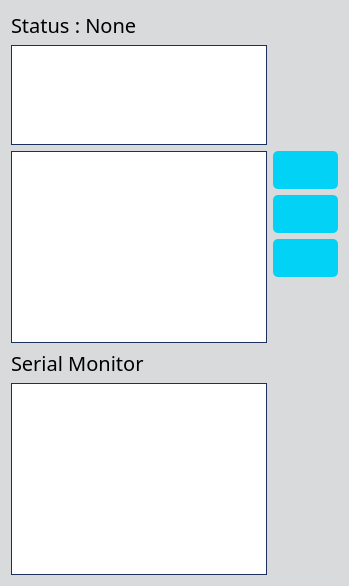
         <widget class="QFrame" name="frame_2">
          <property name="styleSheet">
           <string notr="true">background-color:#d9dadb;
border-radius: 10px;</string>
          </property>
          <property name="frameShape">
           <enum>QFrame::StyledPanel</enum>
          </property>
          <property name="frameShadow">
           <enum>QFrame::Raised</enum>
          </property>
          <layout class="QGridLayout" name="gridLayout_6">
           <item row="1" column="0">
            <widget class="QTableView" name="sensorRangeView">
             <property name="enabled">
              <bool>true</bool>
             </property>
             <property name="sizePolicy">
              <sizepolicy hsizetype="Preferred" vsizetype="Expanding">
               <horstretch>0</horstretch>
               <verstretch>0</verstretch>
              </sizepolicy>
             </property>
             <property name="maximumSize">
              <size>
               <width>520</width>
               <height>100</height>
              </size>
             </property>
             <property name="font">
              <font>
               <family>SCG</family>
               <pointsize>15</pointsize>
              </font>
             </property>
             <property name="cursor" stdset="0">
              <cursorShape>ArrowCursor</cursorShape>
             </property>
             <property name="contextMenuPolicy">
              <enum>Qt::PreventContextMenu</enum>
             </property>
             <property name="styleSheet">
              <string notr="true">	border:1px solid #1c305c;
background-color:white;
    border-radius: 0px;
    padding: 0px 0px;</string>
             </property>
             <property name="alternatingRowColors">
              <bool>true</bool>
             </property>
            </widget>
           </item>
           <item row="3" column="0">
            <widget class="QTableView" name="devicesTableView">
             <property name="enabled">
              <bool>true</bool>
             </property>
             <property name="sizePolicy">
              <sizepolicy hsizetype="Expanding" vsizetype="Expanding">
               <horstretch>0</horstretch>
               <verstretch>0</verstretch>
              </sizepolicy>
             </property>
             <property name="font">
              <font>
               <family>SCG</family>
               <pointsize>15</pointsize>
              </font>
             </property>
             <property name="cursor" stdset="0">
              <cursorShape>ArrowCursor</cursorShape>
             </property>
             <property name="contextMenuPolicy">
              <enum>Qt::PreventContextMenu</enum>
             </property>
             <property name="styleSheet">
              <string notr="true">	border:1px solid #1c305c;
background-color:white;
    border-radius: 0px;
    padding: 0px 0px;</string>
             </property>
             <property name="alternatingRowColors">
              <bool>true</bool>
             </property>
            </widget>
           </item>
           <item row="0" column="0">
            <layout class="QHBoxLayout" name="horizontalLayout">
             <item>
              <widget class="QLabel" name="flashStatusLabel">
               <property name="font">
                <font>
                 <family>SCG</family>
                 <pointsize>15</pointsize>
                 <weight>50</weight>
                 <bold>false</bold>
                </font>
               </property>
               <property name="cursor">
                <cursorShape>ArrowCursor</cursorShape>
               </property>
               <property name="contextMenuPolicy">
                <enum>Qt::PreventContextMenu</enum>
               </property>
               <property name="text">
                <string>Status : None</string>
               </property>
              </widget>
             </item>
            </layout>
           </item>
           <item row="4" column="0">
            <widget class="QLabel" name="label_28">
             <property name="maximumSize">
              <size>
               <width>16777210</width>
               <height>16777210</height>
              </size>
             </property>
             <property name="font">
              <font>
               <family>SCG</family>
               <pointsize>15</pointsize>
               <weight>50</weight>
               <bold>false</bold>
              </font>
             </property>
             <property name="styleSheet">
              <string notr="true">color:black;</string>
             </property>
             <property name="text">
              <string>Serial Monitor</string>
             </property>
            </widget>
           </item>
           <item row="5" column="0">
            <widget class="QTextEdit" name="serial_monitor">
             <property name="font">
              <font>
               <family>SCG</family>
               <pointsize>15</pointsize>
              </font>
             </property>
             <property name="focusPolicy">
              <enum>Qt::StrongFocus</enum>
             </property>
             <property name="styleSheet">
              <string notr="true">	border:1px solid #1c305c;
background-color:white;
color:#1c305c;
    border-radius: 0px;
    padding: 0px 0px;</string>
             </property>
             <property name="readOnly">
              <bool>true</bool>
             </property>
            </widget>
           </item>
           <item row="3" column="1">
            <layout class="QVBoxLayout" name="verticalLayout_2">
             <item>
              <widget class="QPushButton" name="addGoodDeviceButton">
               <property name="maximumSize">
                <size>
                 <width>16777215</width>
                 <height>16777215</height>
                </size>
               </property>
               <property name="font">
                <font>
                 <family>SCG</family>
                 <pointsize>15</pointsize>
                 <weight>75</weight>
                 <bold>true</bold>
                </font>
               </property>
               <property name="cursor">
                <cursorShape>PointingHandCursor</cursorShape>
               </property>
               <property name="contextMenuPolicy">
                <enum>Qt::PreventContextMenu</enum>
               </property>
               <property name="whatsThis">
                <string/>
               </property>
               <property name="styleSheet">
                <string notr="true">QPushButton {
    background-color: #02d2f5; /* Green */
    color: white;
    border: none;
    border-radius: 5px;
    padding: 5px 5px;
}

QPushButton:hover {
    background-color: #1ac1dd; /* Darker Green */
}

QPushButton:pressed {
    background-color: #2eb3ca; /* Even Darker Green when pressed */
}</string>
               </property>
               <property name="text">
                <string/>
               </property>
               <property name="icon">
                <iconset resource="../../../SCG/04_Code/Assembly/SDE-Inspection/sde.qrc">
                 <normaloff>:/icon/assets/eye-2-64.ico</normaloff>:/icon/assets/eye-2-64.ico</iconset>
               </property>
               <property name="iconSize">
                <size>
                 <width>35</width>
                 <height>35</height>
                </size>
               </property>
               <property name="autoRepeatInterval">
                <number>101</number>
               </property>
              </widget>
             </item>
             <item>
              <widget class="QPushButton" name="clearListButton">
               <property name="maximumSize">
                <size>
                 <width>16777215</width>
                 <height>16777215</height>
                </size>
               </property>
               <property name="font">
                <font>
                 <family>SCG</family>
                 <pointsize>15</pointsize>
                 <weight>75</weight>
                 <bold>true</bold>
                </font>
               </property>
               <property name="cursor">
                <cursorShape>PointingHandCursor</cursorShape>
               </property>
               <property name="contextMenuPolicy">
                <enum>Qt::PreventContextMenu</enum>
               </property>
               <property name="whatsThis">
                <string/>
               </property>
               <property name="styleSheet">
                <string notr="true">QPushButton {
    background-color: #02d2f5; /* Green */
    color: white;
    border: none;
    border-radius: 5px;
    padding: 5px 5px;
}

QPushButton:hover {
    background-color: #1ac1dd; /* Darker Green */
}

QPushButton:pressed {
    background-color: #2eb3ca; /* Even Darker Green when pressed */
}</string>
               </property>
               <property name="text">
                <string/>
               </property>
               <property name="icon">
                <iconset resource="../../../SCG/04_Code/Assembly/SDE-Inspection/sde.qrc">
                 <normaloff>:/icon/assets/delete-property-64 (2).ico</normaloff>:/icon/assets/delete-property-64 (2).ico</iconset>
               </property>
               <property name="iconSize">
                <size>
                 <width>35</width>
                 <height>35</height>
                </size>
               </property>
               <property name="autoRepeatInterval">
                <number>101</number>
               </property>
              </widget>
             </item>
             <item>
              <widget class="QPushButton" name="printNowButton">
               <property name="maximumSize">
                <size>
                 <width>16777215</width>
                 <height>16777215</height>
                </size>
               </property>
               <property name="font">
                <font>
                 <family>SCG</family>
                 <pointsize>15</pointsize>
                 <weight>75</weight>
                 <bold>true</bold>
                </font>
               </property>
               <property name="cursor">
                <cursorShape>PointingHandCursor</cursorShape>
               </property>
               <property name="contextMenuPolicy">
                <enum>Qt::PreventContextMenu</enum>
               </property>
               <property name="whatsThis">
                <string/>
               </property>
               <property name="styleSheet">
                <string notr="true">QPushButton {
    background-color: #02d2f5; /* Green */
    color: white;
    border: none;
    border-radius: 5px;
    padding: 5px 5px;
}

QPushButton:hover {
    background-color: #1ac1dd; /* Darker Green */
}

QPushButton:pressed {
    background-color: #2eb3ca; /* Even Darker Green when pressed */
}</string>
               </property>
               <property name="text">
                <string/>
               </property>
               <property name="icon">
                <iconset resource="../../../SCG/04_Code/Assembly/SDE-Inspection/sde.qrc">
                 <normaloff>:/icon/assets/printer-64 (1).ico</normaloff>:/icon/assets/printer-64 (1).ico</iconset>
               </property>
               <property name="iconSize">
                <size>
                 <width>35</width>
                 <height>35</height>
                </size>
               </property>
               <property name="autoRepeatInterval">
                <number>101</number>
               </property>
              </widget>
             </item>
             <item>
              <spacer name="verticalSpacer_6">
               <property name="orientation">
                <enum>Qt::Vertical</enum>
               </property>
               <property name="sizeHint" stdset="0">
                <size>
                 <width>20</width>
                 <height>20</height>
                </size>
               </property>
              </spacer>
             </item>
             <item>
              <spacer name="verticalSpacer_8">
               <property name="orientation">
                <enum>Qt::Vertical</enum>
               </property>
               <property name="sizeType">
                <enum>QSizePolicy::Fixed</enum>
               </property>
               <property name="sizeHint" stdset="0">
                <size>
                 <width>2</width>
                 <height>2</height>
                </size>
               </property>
              </spacer>
             </item>
            </layout>
           </item>
          </layout>
         </widget>
